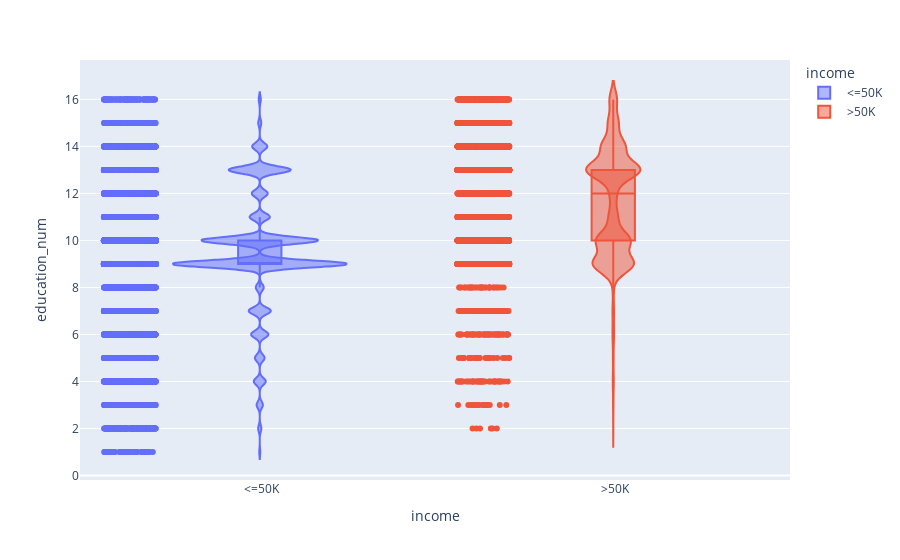

Notebook code for this chart:
### Code cell
income_age = data[['income', 'education_num']]

import plotly.express as px

fig = px.violin(income_age, y="education_num", x="income", color="income", 
                box=True, points="all",
          hover_data=income_age.columns)
fig.show()

### Figure 1 — Plotly figure (JSON) as saved in the notebook; plotly's stock layout.template omitted (floating-point values rounded to 4 significant figures; data arrays with more than 128 entries replaced by an {"elided": "..."} marker saying what was removed)
{"data": [{"alignmentgroup": "True", "box": {"visible": true}, "hovertemplate": "income=%{x}<br>education_num=%{y}<extra></extra>", "legendgroup": " <=50K", "marker": {"color": "#636efa"}, "name": " <=50K", "offsetgroup": " <=50K", "orientation": "v", "points": "all", "scalegroup": "True", "showlegend": true, "type": "violin", "x": {"elided": "24720 str values"}, "x0": " ", "xaxis": "x", "y": {"elided": "24720 int values"}, "y0": " ", "yaxis": "y"}, {"alignmentgroup": "True", "box": {"visible": true}, "hovertemplate": "income=%{x}<br>education_num=%{y}<extra></extra>", "legendgroup": " >50K", "marker": {"color": "#EF553B"}, "name": " >50K", "offsetgroup": " >50K", "orientation": "v", "points": "all", "scalegroup": "True", "showlegend": true, "type": "violin", "x": {"elided": "7841 str values"}, "x0": " ", "xaxis": "x", "y": {"elided": "7841 int values"}, "y0": " ", "yaxis": "y"}], "layout": {"legend": {"title": {"text": "income"}, "tracegroupgap": 0}, "margin": {"t": 60}, "violinmode": "overlay", "xaxis": {"anchor": "y", "categoryarray": [" <=50K", " >50K"], "categoryorder": "array", "domain": [0, 1], "title": {"text": "income"}}, "yaxis": {"anchor": "x", "domain": [0, 1], "title": {"text": "education_num"}}}}
